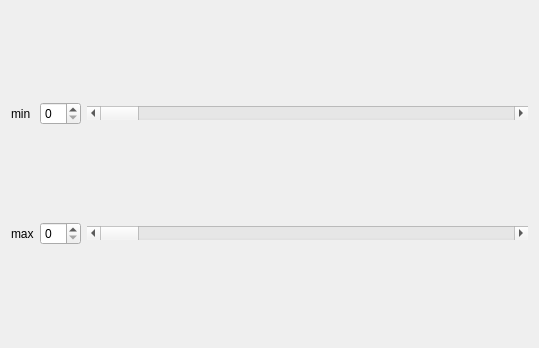
<?xml version="1.0" encoding="UTF-8"?>
<ui version="4.0">
 <class>TwinSliderWidget</class>
 <widget class="QWidget" name="TwinSliderWidget">
  <property name="geometry">
   <rect>
    <x>0</x>
    <y>0</y>
    <width>539</width>
    <height>348</height>
   </rect>
  </property>
  <property name="windowTitle">
   <string>Form</string>
  </property>
  <layout class="QHBoxLayout" name="horizontalLayout">
   <item>
    <layout class="QGridLayout" name="gridLayout">
     <item row="1" column="1">
      <widget class="QSpinBox" name="m_MaxSpinBox">
       <property name="sizePolicy">
        <sizepolicy hsizetype="Preferred" vsizetype="Fixed">
         <horstretch>0</horstretch>
         <verstretch>0</verstretch>
        </sizepolicy>
       </property>
      </widget>
     </item>
     <item row="0" column="2">
      <widget class="QScrollBar" name="m_MinScrollBar">
       <property name="sizePolicy">
        <sizepolicy hsizetype="Expanding" vsizetype="Fixed">
         <horstretch>0</horstretch>
         <verstretch>0</verstretch>
        </sizepolicy>
       </property>
       <property name="orientation">
        <enum>Qt::Horizontal</enum>
       </property>
      </widget>
     </item>
     <item row="1" column="2">
      <widget class="QScrollBar" name="m_MaxScrollBar">
       <property name="sizePolicy">
        <sizepolicy hsizetype="Expanding" vsizetype="Fixed">
         <horstretch>0</horstretch>
         <verstretch>0</verstretch>
        </sizepolicy>
       </property>
       <property name="orientation">
        <enum>Qt::Horizontal</enum>
       </property>
      </widget>
     </item>
     <item row="0" column="0">
      <widget class="QLabel" name="m_MinLabel">
       <property name="text">
        <string>min</string>
       </property>
      </widget>
     </item>
     <item row="0" column="1">
      <widget class="QSpinBox" name="m_MinSpinBox">
       <property name="sizePolicy">
        <sizepolicy hsizetype="Preferred" vsizetype="Fixed">
         <horstretch>0</horstretch>
         <verstretch>0</verstretch>
        </sizepolicy>
       </property>
      </widget>
     </item>
     <item row="1" column="0">
      <widget class="QLabel" name="m_MaxLabel">
       <property name="text">
        <string>max</string>
       </property>
      </widget>
     </item>
    </layout>
   </item>
  </layout>
 </widget>
 <resources/>
 <connections/>
</ui>
